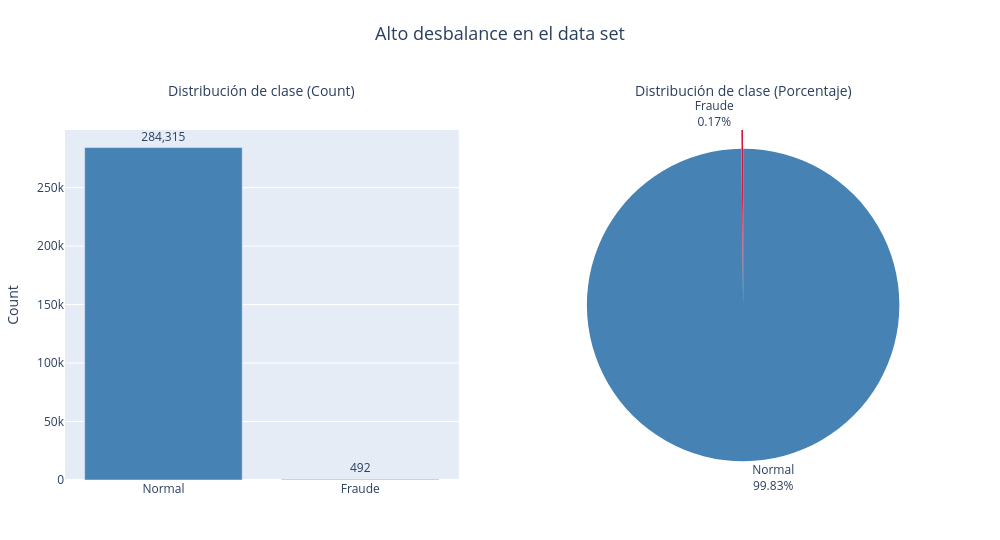

The notebook cell saved with this chart:
### Code cell
import plotly.express as px
from plotly.subplots import make_subplots
import plotly.graph_objects as go


class_counts = df_credit_card['Class'].value_counts()
class_pct = df_credit_card['Class'].value_counts(normalize=True) * 100

print(f"Normal (0) : {class_counts[0]:,} → {class_pct[0]:.2f}%")
print(f"Fraude (1) : {class_counts[1]:,} → {class_pct[1]:.2f}%")


labels = ['Normal', 'Fraude']
values = [class_counts.get(0, 0), class_counts.get(1, 0)]
colors = ['steelblue', 'crimson']


fig = make_subplots(
    rows=1, cols=2,
    specs=[[{"type": "xy"}, {"type": "domain"}]],
    subplot_titles=("Distribución de clase (Count)", "Distribución de clase (Porcentaje)")
)


bar_fig = px.bar(
    x=labels, y=values,
    color=labels,
    color_discrete_sequence=colors,
    text=[f"{v:,}" for v in values]
)

for trace in bar_fig.data:
    fig.add_trace(trace, row=1, col=1)
fig.update_traces(textposition='outside', selector=dict(type='bar'))


pie_fig = px.pie(
    names=labels, values=values,
    color=labels,
    color_discrete_sequence=colors
)
fig.add_trace(pie_fig.data[0], row=1, col=2)
fig.update_traces(
    textinfo='percent+label',
    texttemplate='%{label}<br>%{percent:.2%}',
    textposition='outside',
    pull=[0, 0.12],
    automargin=True,
    selector=dict(type='pie')
)


fig.update_layout(
    title_text='Alto desbalance en el data set',
    title_x=0.5,
    title_y=0.95,
    title_font=dict(size=18),
    showlegend=False,
    height=540,
    width=1000,
    margin=dict(t=130, b=60, l=60, r=60)
)
fig.update_yaxes(title_text="Count", row=1, col=1)

for ann in fig.layout.annotations:
    ann.y = 1.08
    ann.font.size = 14

fig.show()

### Figure 1 — Plotly figure (JSON) as saved in the notebook; plotly's stock layout.template omitted (floating-point values rounded to 4 significant figures)
{"data": [{"hovertemplate": "color=Normal<br>x=%{x}<br>y=%{y}<br>text=%{text}<extra></extra>", "legendgroup": "Normal", "marker": {"color": "steelblue", "pattern": {"shape": ""}}, "name": "Normal", "orientation": "v", "showlegend": true, "text": ["284,315"], "textposition": "outside", "type": "bar", "x": ["Normal"], "xaxis": "x", "y": [284315], "yaxis": "y"}, {"hovertemplate": "color=Fraude<br>x=%{x}<br>y=%{y}<br>text=%{text}<extra></extra>", "legendgroup": "Fraude", "marker": {"color": "crimson", "pattern": {"shape": ""}}, "name": "Fraude", "orientation": "v", "showlegend": true, "text": ["492"], "textposition": "outside", "type": "bar", "x": ["Fraude"], "xaxis": "x", "y": [492], "yaxis": "y"}, {"automargin": true, "customdata": [["Normal"], ["Fraude"]], "domain": {"x": [0.55, 1], "y": [0, 1]}, "hovertemplate": "label=%{label}<br>value=%{value}<br>color=%{customdata[0]}<extra></extra>", "labels": ["Normal", "Fraude"], "legendgroup": "", "marker": {"colors": ["steelblue", "crimson"]}, "name": "", "pull": [0, 0.12], "showlegend": true, "textinfo": "percent+label", "textposition": "outside", "texttemplate": "%{label}<br>%{percent:.2%}", "type": "pie", "values": [284315, 492]}], "layout": {"annotations": [{"font": {"size": 14}, "showarrow": false, "text": "Distribución de clase (Count)", "x": 0.225, "xanchor": "center", "xref": "paper", "y": 1.08, "yanchor": "bottom", "yref": "paper"}, {"font": {"size": 14}, "showarrow": false, "text": "Distribución de clase (Porcentaje)", "x": 0.775, "xanchor": "center", "xref": "paper", "y": 1.08, "yanchor": "bottom", "yref": "paper"}], "height": 540, "margin": {"b": 60, "l": 60, "r": 60, "t": 130}, "showlegend": false, "title": {"font": {"size": 18}, "text": "Alto desbalance en el data set", "x": 0.5, "y": 0.95}, "width": 1000, "xaxis": {"anchor": "y", "domain": [0, 0.45]}, "yaxis": {"anchor": "x", "domain": [0, 1], "title": {"text": "Count"}}}}
